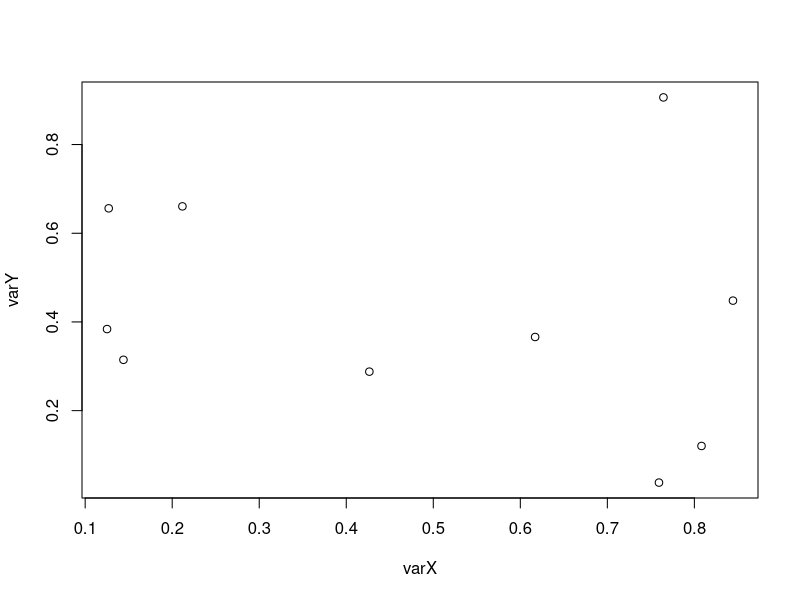
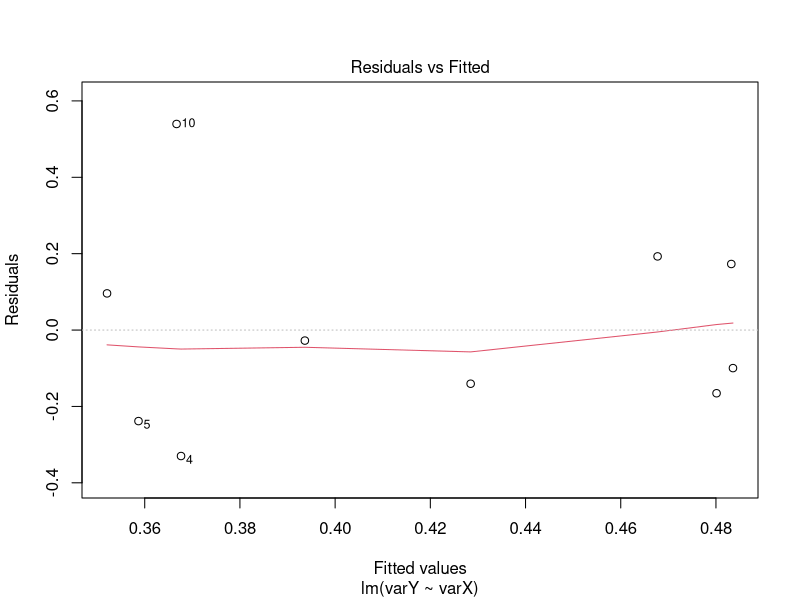
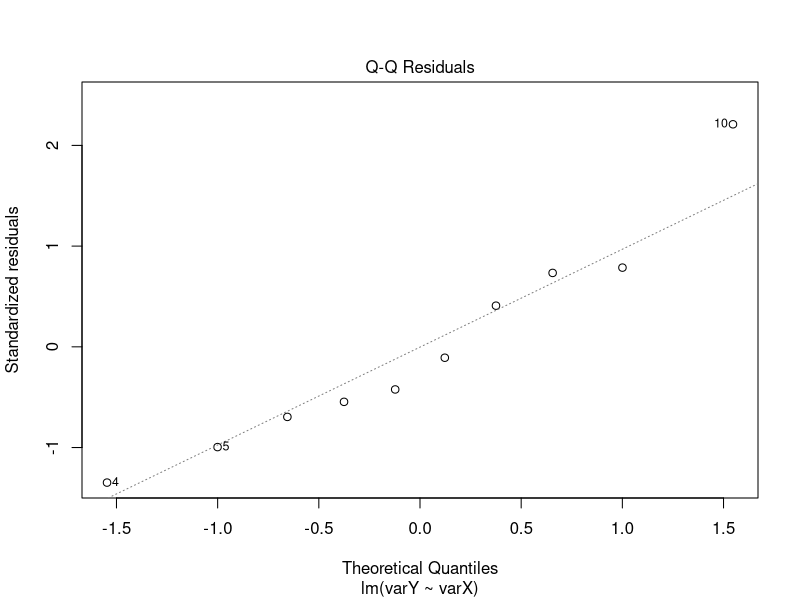
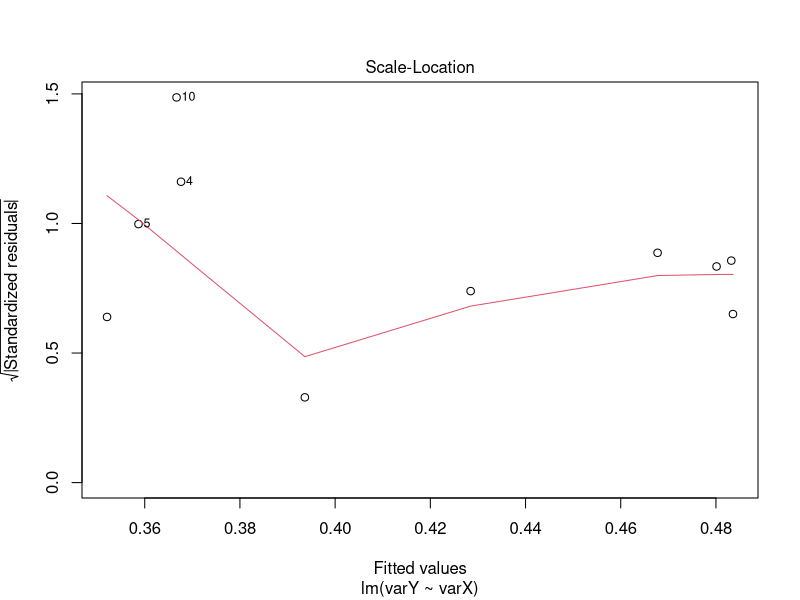
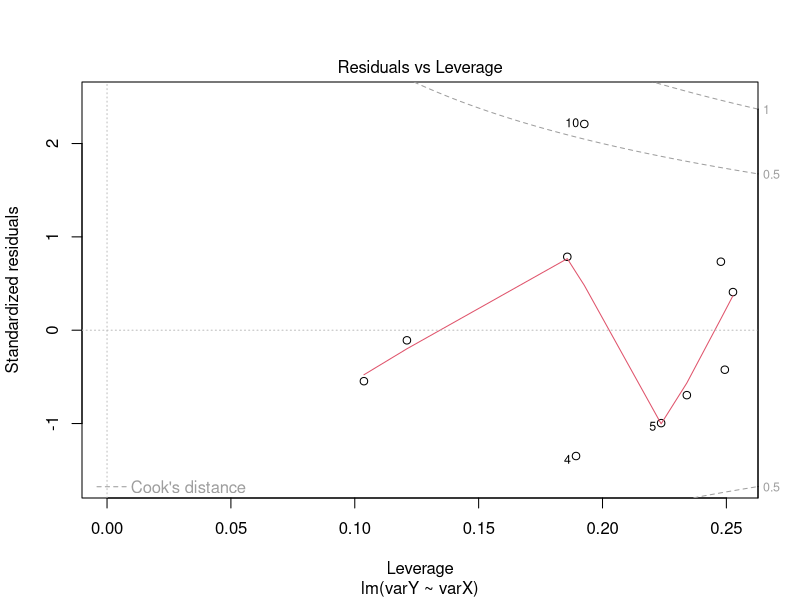

The R source for these figures, in order:
#Data Structures 2
#February 16, 2017
#MWS

#Matrices
a <- 1:12 #sequence function
print(a)

#creating a matrix from an atomic vector

m <- matrix(data=1:12,nrow=4,ncol=3)
print(m)

m <- matrix(data=1:12,nrow=4,byrow=TRUE)
print(m)

# use dim()
dim(m)

dim(m) <- c(6,2)
print(m)
dim(m) <- c(4,3)
print(m)

# basic dimensions of the matrix
nrow(m)
ncol(m)
length(m)
print(m)

# adding names to rows and columns
names(m)

# add names with an assignment
rownames(m) <- c("a","b","c","d")
print(m)
colnames(m) <- LETTERS[1:ncol(m)]
print(m)
rownames(m) <- letters[nrow(m):1]
print(m)







#simple subsetting
#print a single element
print(m[2,3])
print(m["c","C"])

#print an entire row or column with empty subscript

#print row 3
print(m[3,])

#print first column
print(m[,1])
print(m[,])
print(m[])



# using paste function for automating names
rownames(m) <- paste("Site",1:nrow(m),sep="")
colnames(m) <- paste("Species",LETTERS[1:ncol(m)],sep="")
print(m)

# transpose matrix very easily with t
m2 <- t(m)
print(m2)

# add a row to m with rbind()
m2 <- rbind(m2,c(10,20,30,40))
print(m2)
rownames(m2)
rownames(m2)[4] <- "myFix"
print(m2)

# add a column with cbind()
m2 <- cbind(c(0.2,0.4,0.6,0.8),m2)
print(m2)

# access individual or compound elements
m2["SpeciesA","Site2"] #equals m2[1,3]
m2[c("SpeciesB","SpeciesC"),c("Site1","Site4")]

# transform matrix back into vector
myVec <- as.vector(m)
print(myVec)

#Lists are atomic vectors but each element can be of any type we want and can hold other structures, including other lists

myList <- list(1:10,matrix(1:8,nrow=4,byrow=TRUE),letters[1:3],pi)

print(myList)
str(myList)
myList[4]
# myList[4] - 3
myList[[4]] - 3
#suppose a list with 10 elements in it
#[[5]] equals contents of car #5
# [c(4,5,6)] equals a littel train of cars 4,5, and 6

myList[[2]]
myList[[2]][3,2]


# pulling out results from stats in R with a list
varY <- runif(10)
varX <- runif(10)
myModel <- lm(varY~varX)
print(myModel)
summary(myModel)
plot(x=varX, y=varY)
plot(myModel)

# figure out structure of myModel
str(summary(myModel))
names(summary(myModel))
summary(myModel)$coefficients
summary(myModel)$coefficients[2,4]

## Data Frames
# a data frame is a list of equal-length atomic vectors
varA <- 1:12
varB <- rep(c("Con","LowN","HighN"), each=4)
varC <- runif(12)
dFrame <- data.frame(varA,varB,varC,stringsAsFactors = FALSE)
print(dFrame)
str(dFrame)

# add a row to data frame with the function rbind
# but first must create it as a data frame

newData <- data.frame(list(varA=13,varB="HighN",varC=0.668), stringsAsFactors=FALSE)
str(newData)
dFrame <- rbind(dFrame,newData)
str(dFrame)
tail(dFrame)

# adding a column is more simple
newVar <- data.frame(varD=runif(13))
dFrame <- cbind(dFrame,newVar)
head(dFrame)
